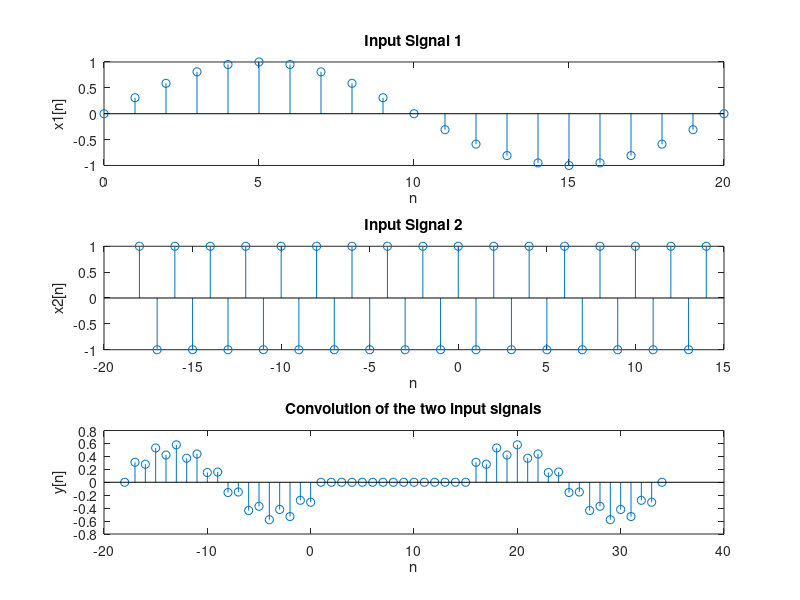

The MATLAB source for this figure:
f = 0.05;
n1 = 0:1:20;
x1 = sin(2*pi*f*n1);

n2 = -18:1:14;
x2 = (-1).^n2;

y = conv(x1,x2);
t = (n1(1)+n2(1)):1:(length(y)+(n1(1)+n2(1))-1);

subplot(3,1,1);
stem(n1,x1);
xlabel('n');
ylabel('x1[n]');
title('Input Signal 1');

subplot(3,1,2);
stem(n2,x2);
xlabel('n');
ylabel('x2[n]');
title('Input Signal 2');

subplot(3,1,3);
stem(t,y);
xlabel('n');
ylabel('y[n]');
title('Convolution of the two input signals');
